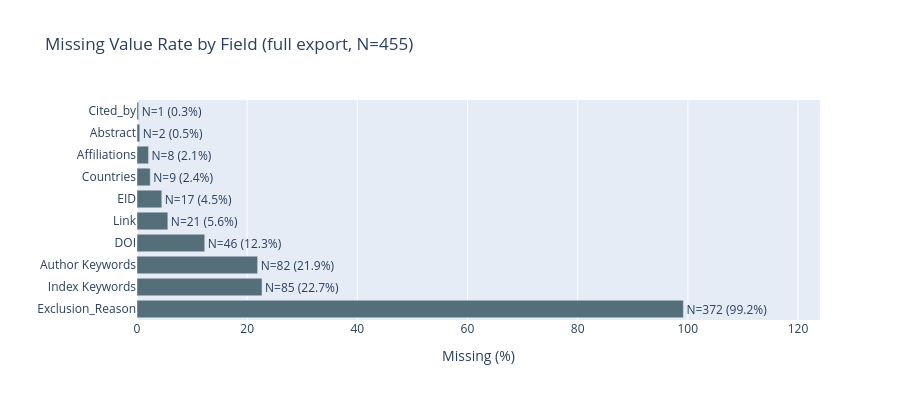

This figure's notebook cell:
### Markdown cell above
## 5 · Missing Value Audit

### Code cell
import plotly.express as px

null_summary = (
    included_en.isnull()
    .sum()
    .rename("N_null")
    .reset_index()
    .rename(columns={"index": "column"})
)
null_summary["pct"] = (null_summary["N_null"] / len(included_en) * 100).round(1)
null_summary = null_summary[null_summary["N_null"] > 0].sort_values("pct", ascending=False)

print(f"Fields with missing values ({len(null_summary)} of {len(included_en.columns)}):")
display(null_summary)

fig = px.bar(
    null_summary,
    x="pct",
    y="column",
    orientation="h",
    text=null_summary.apply(lambda r: f"N={r.N_null} ({r.pct}%)", axis=1),
    title="Missing Value Rate by Field (full export, N=455)",
    labels={"pct": "Missing (%)", "column": ""},
    color_discrete_sequence=["#546E7A"],
)
fig.update_traces(textposition="outside")
fig.update_layout(xaxis_range=[0, null_summary["pct"].max() * 1.25], height=400)
fig.show()

### Figure 1 — Plotly figure (JSON) as saved in the notebook; plotly's stock layout.template omitted (floating-point values rounded to 4 significant figures)
{"data": [{"hovertemplate": "Missing (%)=%{x}<br>=%{y}<br>text=%{text}<extra></extra>", "legendgroup": "", "marker": {"color": "#546E7A", "pattern": {"shape": ""}}, "name": "", "orientation": "h", "showlegend": false, "text": ["N=372 (99.2%)", "N=85 (22.7%)", "N=82 (21.9%)", "N=46 (12.3%)", "N=21 (5.6%)", "N=17 (4.5%)", "N=9 (2.4%)", "N=8 (2.1%)", "N=2 (0.5%)", "N=1 (0.3%)"], "textposition": "outside", "type": "bar", "x": [99.2, 22.7, 21.9, 12.3, 5.6, 4.5, 2.4, 2.1, 0.5, 0.3], "xaxis": "x", "y": ["Exclusion_Reason", "Index Keywords", "Author Keywords", "DOI", "Link", "EID", "Countries", "Affiliations", "Abstract", "Cited_by"], "yaxis": "y"}], "layout": {"barmode": "relative", "height": 400, "legend": {"tracegroupgap": 0}, "title": {"text": "Missing Value Rate by Field (full export, N=455)"}, "xaxis": {"anchor": "y", "domain": [0, 1], "range": [0, 124], "title": {"text": "Missing (%)"}}, "yaxis": {"anchor": "x", "domain": [0, 1], "title": {"text": ""}}}}
